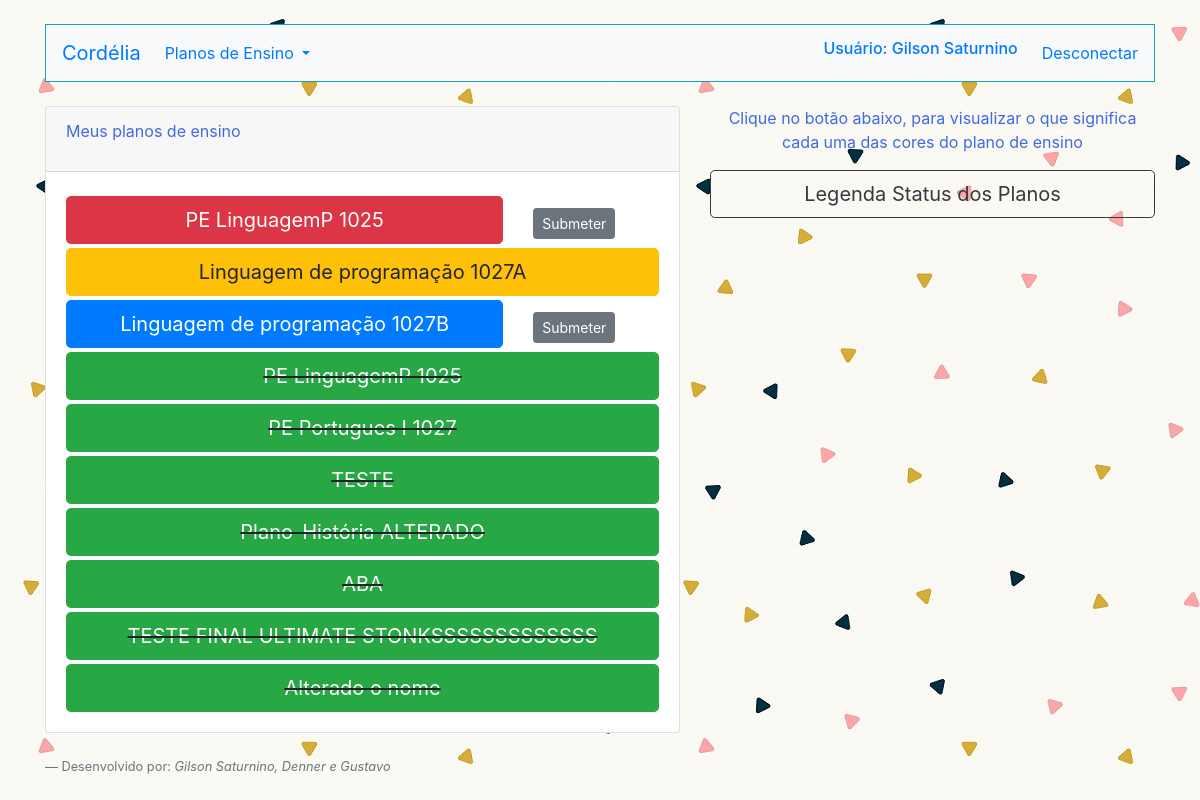
Page /ListarPlano.php (signed in) on the earlier database version.
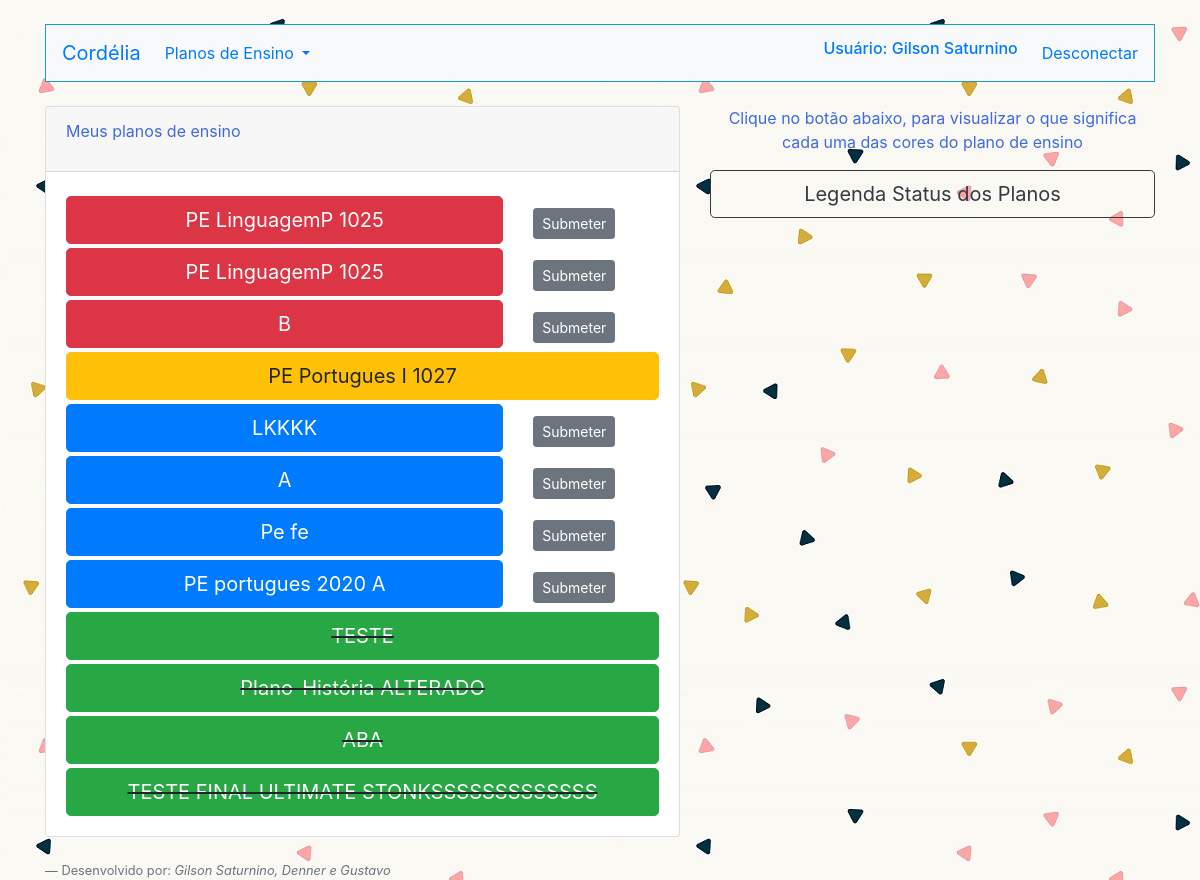
Same page on the later database version.
### tables this page shows
CREATE TABLE `planos` (
  `id_plano` int(11) NOT NULL,
  `nome_plano` varchar(255) NOT NULL,
  `nome_docente` varchar(255) NOT NULL,
  `curso_plano` varchar(255) NOT NULL,
  `periodoC_plano` int(11) NOT NULL,
  `nomeDisc_plano` varchar(255) NOT NULL,
  `carga_plano` int(11) NOT NULL,
  `semanas_plano` int(11) NOT NULL,
  `aulasT_plano` int(11) NOT NULL,
  `aulasP_plano` int(11) NOT NULL,
  `aulasL_plano` int(11) NOT NULL,
  `laboratorio` int(11) NOT NULL,
  `ementa_plano` varchar(255) NOT NULL,
  `objetivosG_plano` varchar(255) NOT NULL,
  `objetivosE_plano` varchar(255) NOT NULL,
  `aprendizagem` varchar(255) NOT NULL,
  `referencias_plano` varchar(255) NOT NULL,
  `complementares` varchar(255) NOT NULL,
  `p1_primeiro` date NOT NULL,
  `p2_primeiro` date NOT NULL,
  `p1_segundo` date NOT NULL,
  `p2_segundo` date NOT NULL,
  `situacao` varchar(255) NOT NULL,
  `comentario` varchar(255) NOT NULL
);

### ListarPlano.php (the view, shortened to what this page needs)
<!DOCTYPE html>
<html lang="en">
<head>
    <link rel="stylesheet" href="https://stackpath.bootstrapcdn.com/bootstrap/4.3.1/css/bootstrap.min.css"
>
</head>
<body >
    <div class="container">
        <?php
        require_once("Cabecalho.php");
        require_once("Conexao.php");
        if($_SESSION["perfil"]=="Docente"){
        $sql = "select id_plano,nome_plano,situacao from planos where nome_docente=? ORDER BY situacao";
        $sqlprep = $conexao->prepare($sql);
        $sqlprep->bind_param("s",$_SESSION["nome"]);
        $sqlprep->execute();
        $resultadoSql = $sqlprep->get_result();
        $vetorUmregistro = mysqli_fetch_assoc($resultadoSql);
        $vetorTodosregistro = array();
        while($vetorUmregistro != null){
            array_push($vetorTodosregistro, $vetorUmregistro);
            $vetorUmregistro = mysqli_fetch_assoc($resultadoSql);
            }
        ?>
        <div class="row">
            <div class="col-md-7 mt-4">
                <div class="card">
                    <div class="card-header">
                        <p>Meus planos de ensino</p>
                    </div>
                    <div class="card-body">
                    <div class="list-group">
                        <?php foreach ($vetorTodosregistro as $umRegistro){
                    if($umRegistro["situacao"]=="Novo"){
                    ?>
                        <div class="row">
                        <div class="col-md-9 mt-1">
                               <form action="ValidacaoPlano.php" method="POST">
                                <button type="submit" class=" btn btn-primary btn-lg btn-block"><?= $umRegistro["nome_plano"]; ?></button>
                               </form>
                        </div>
                        <div class="col-md-3 mt-3">
                                <form action="PlanoCorrecao.php" method="POST">
                                <button  type="submit" class="btn btn-secondary btn-sm">Submeter</button>
                            </form>
                            </div>
                        </div>
                        <?php }if($umRegistro["situacao"]=="CorrigirColegiado"){ ?>
                           <div class="mt-1">
                               <form action="ValidacaoPlano.php" method="POST">
                                <button  type="submit" class="btn btn-warning btn-lg btn-block"><?= $umRegistro["nome_plano"]; ?></button>
                               </form>
                            </div>
                        <?php }if($umRegistro["situacao"]=="Aguardando"){ ?>
                        <div class="row">
                        <div class="col-md-9 mt-1">
                               <form action="ValidacaoPlano.php" method="POST">
                                <button type="submit" class=" btn btn-danger btn-lg btn-block"><?= $umRegistro["nome_plano"]; ?></button>
                               </form>
                        </div>
                        <div class="col-md-3 mt-3">
                                <form action="PlanoCorrecao.php" method="POST">
                                <button  type="submit" class="btn btn-secondary btn-sm">Submeter</button>
                            </form>
                            </div>
                        </div>
                        <?php }if($umRegistro["situacao"]=="Sucesso"){ ?>
                            <div class="mt-1">
                            <form action="ValidacaoPlano.php" method="POST">
                                <strike><button type="submit" class="btn btn-success btn-lg btn-block"><?= $umRegistro["nome_plano"]; ?></button></strike>
                               </form>
                           </div>
                        <?php }
        } ?>
                    </div>
                    </div>
                </div>
            </div>
            <?php }if(($_SESSION["perfil"]=="Pedagogo")||($_SESSION["perfil"]=="Discente do Colegiado")||($_SESSION["perfil"]=="Coordenador")||($_SESSION["perfil"]=="Docente do Colegiado")||($_SESSION["perfil"]=="Tecnico do Colegiado")){
        $validacao="Novo";
        $sql = "select id_plano,nome_plano,situacao from planos where situacao!=? ORDER BY situacao ";
        $sqlprep = $conexao->prepare($sql);
        $sqlprep->bind_param("s",$validacao);
        $sqlprep->execute();
        $resultadoSql = $sqlprep->get_result();
        $vetorUmregistro = mysqli_fetch_assoc($resultadoSql);
        $vetorTodosregistro = array();
        while($vetorUmregistro != null){
            array_push($vetorTodosregistro, $vetorUmregistro);
            $vetorUmregistro = mysqli_fetch_assoc($resultadoSql);
            }
        ?>
        <div class="row">
            <div class="col-md-7 mt-4">
                <div class="card">
                    <div class="card-header">
                        <p>Planos de Ensino dos docentes</p>
                    </div>
                    <div class="card-body">
                    <div class="list-group">
                        <?php foreach ($vetorTodosregistro as $umRegistro){
                    if($umRegistro["situacao"]=="CorrigirColegiado"){ ?>
                           <div class="mt-1">
                               <form action="ValidacaoPlano.php" method="POST">
                               <input type="hidden" name="id_plan" value="<?= $umRegistro["id_plano"]; ?>">
                                <button  type="submit" class="btn btn-warning btn-lg btn-block"><?= $umRegistro["nome_plano"]; ?></button>
                               </form>
                            </div>
                        <?php }if($umRegistro["situacao"]=="Sucesso"){ ?>
                            <div class="mt-1">
                            <form action="ValidacaoPlano.php" method="POST">
                               <input type="hidden" name="id_plan" value="<?= $umRegistro["id_plano"]; ?>">
                                <strike><button type="submit" class="btn btn-success btn-lg btn-block"><?= $umRegistro["nome_plano"]; ?></button></strike>
                               </form>
                           </div>
                        <?php }
                    } ?>
                    </div>
                    </div>
                </div>
            </div>
        <?php } ?>
        <div class="col-md-5 mt-4">
            <p class="text-center">Clique no botão abaixo, para visualizar o que significa cada uma das cores do plano de ensino</p>
            <button type="button" class="btn btn-outline-dark btn-lg btn-block" data-toggle="modal" data-target="#exampleModal">
            Legenda Status dos Planos
            </button>
        </div>
    <div>
    <?php require_once("Footer.php");?>
    </div>
        </div>
    </div>
</body>
</html>

### Cabecalho.php (shortened to what this page needs)
<!doctype html>
<html lang="en">
<head>
    <link rel="stylesheet" href="https://stackpath.bootstrapcdn.com/bootstrap/4.3.1/css/bootstrap.min.css"
>
</head>
<body>
    <nav class="navbar navbar-expand-lg  bg-light border border-info mt-4">
        <a class="navbar-brand" href="index.php">Cordélia</a>
        <div class="collapse navbar-collapse" id="navbarNavDropdown">
            <ul class="navbar-nav">
                <?php
                if(isset($_SESSION["nome"])){
                    if($_SESSION["perfil"]=="Coordenador"){
                 ?>
                <li class="nav-item">
                    <a class="nav-link" href="ListarCurso.php">Cursos</a>
                </li>
                <li class="nav-item">
                    <a class="nav-link" href="ListarDisciplina.php">Disciplinas </a>
                </li>
                <li class="nav-item">
                    <a class="nav-link" href="ListarPlano.php">Planos de Ensino</a>
                </li>
                <li class="nav-item">
                    <a class="nav-link" href="FormCadastro.php">Adicionar membro</a>
                </li>
                <?php
                }if($_SESSION["perfil"]=="Docente"){
                        ?>
                        <li class="nav-item dropdown">
                        <a class="nav-link dropdown-toggle" href="#" id="navbarDropdown" role="button"
                        data-toggle="dropdown" aria-haspopup="true" aria-expanded="false">
                        Planos de Ensino
                        </a>
                    </li>
                <?php
                }if($_SESSION["perfil"]=="Discente do colegiado"){
                            ?>
                <li class="nav-item">
                    <a class="nav-link" href="ListarPlano.php">Planos de Ensino</a>
                </li>
                <?php
                }if($_SESSION["perfil"]=="Pedagogo"){
                            ?>
                <li class="nav-item">
                    <a class="nav-link" href="ListarPlano.php">Planos de Ensino</a>
                </li>
                <?php
                }if($_SESSION["perfil"]=="Docente do colegiado"){
                            ?>
                <li class="nav-item">
                    <a class="nav-link" href="ListarPlano.php">Planos de Ensino</a>
                </li>
                <?php
                }if($_SESSION["perfil"]=="Tecnico do colegiado"){
                            ?>
                <li class="nav-item">
                    <a class="nav-link" href="ListarPlano.php">Planos de Ensino</a>
                </li>
                <?php
                }
                }else{ ?>
                <li class="nav-item">
                    <a class="nav-link" href="Login.php">Login</a>
                </li>
                <?php }?>
            </ul>
        </div>
        <?php
        if(isset($_SESSION["nome"])){
        ?>
        <span class="align-baseline mr-4"><h6 class="text-primary">Usuário: <?= $_SESSION["nome"]; ?></h6></span>
        <a href="MataSessao.php" class="text-decoration-none">Desconectar</a>
        <?php
        }
        ?>
    </nav>
</body>
</html>

### Footer.php (shortened to what this page needs)
<!doctype html>
<html lang="en">
<head>
    <link rel="stylesheet" href="https://stackpath.bootstrapcdn.com/bootstrap/4.4.1/css/bootstrap.min.css"
>
</head>
<body>
    <div class="container mt-4">
        <div class="row">
            <div class="col-md-12">
            <footer class="blockquote-footer">Desenvolvido por:  <cite title="Source Title">Gilson Saturnino, Denner e Gustavo</cite></footer>
            </div>
        </div>
    </div>
</body>
</html>

### ListarPlano.php (style rules this page uses)
p, h1 { color:#4169E1; }

### Cabecalho.php (style rules this page uses)
body { background-image:url("imagens/triangulo.jpg"); }

Differences in the rows shown:
changed planos (number 1 of 12 on the later page): situacao "Sucesso" → "Aguardando" (drawn); moves up the list
added planos: nome_plano "B"
changed planos "PE Portugues I 1027": situacao "Sucesso" → "CorrigirColegiado" (drawn); moves up the list
changed planos: situacao "CorrigirColegiado" → "Novo" (drawn); nome_plano "Linguagem de programação 1027A" → "LKKKK"
changed planos (number 6 of 12 on the later page): situacao "Sucesso" → "Novo" (drawn); nome_plano "Alterado o nome" → "A"; moves up the list
changed planos (number 7 of 12 on the later page): nome_plano "Linguagem de programação 1027B" → "Pe fe"
added planos: nome_plano "PE portugues 2020 A"
